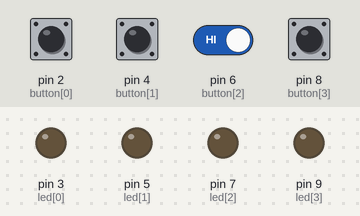
Recording of a sketch running on a simulated Arduino Uno, built with avr-gcc and run on an emulated ATmega328P. On the bench: output pins drawn as LEDs (lit = HIGH). Dashed ring = blinking. The test bench sets the inputs (shaded band); at power-on: pin 2 (button[0]), pin 4 (button[1]), pin 6 (button[2]), pin 8 (button[3]) HIGH. Random numbers use the default seed unless the sketch sets one.

Above: at 3.8 s.
3.9 s: pin 4 (button[1]) pulled LOW for 0.15 s
At 4.02 s:
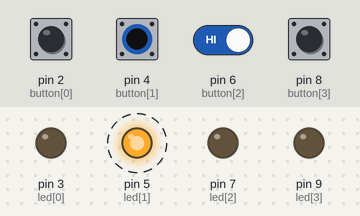
7.0 s: pin 4 (button[1]) pulled LOW for 1 s
At 7.4 s:
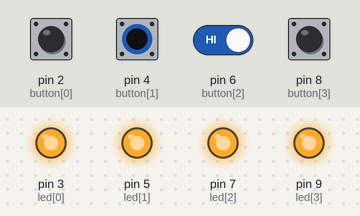
10.0 s: pin 2 (button[0]) pulled LOW for 1 s
At 13.35 s:
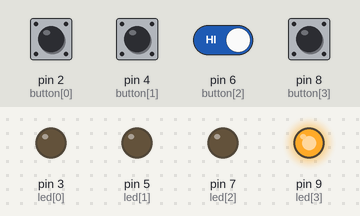
14.0 s: pin 2 (button[0]) pulled LOW for 0.15 s
17.1 s: pin 4 (button[1]) driven LOW and pin 6 (button[2]) driven LOW
Timing chart, 0 to 23.7 s (numbered marks = the images above; inputs shaded):
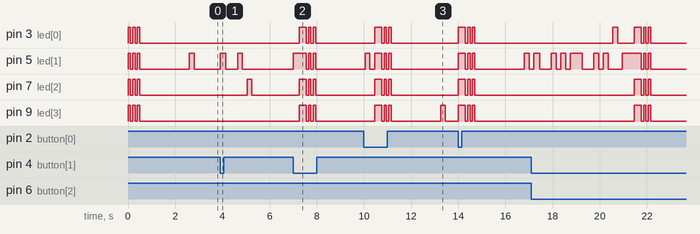

The sketch:

lightgame.ino
```cpp
//Katie Ferreol
//November 3 Arduino Project 1: LED Button Game
//Instructions: Press any button to start. Press the buttons in the sequence the program gives you. If you pass 7 rounds, you win!
//Make sure to press the desired pattern before 2 seconds runs out, or you'll lose the game!

//declaring boolean to trigger start of game
boolean start = false;

//declaring all int variables
int winningRounds = 7;
int patterns[15];
int noPress = 4;
int roundNum = 1;

//declaring time/long variables
long startTime = 0;
long timesUp = 2000;

//declaring arrays/pins that have specified parts
int button[] = {2, 4, 6, 8};
int led[] = {3, 5, 7, 9};

void setup() {
  //declaring buttons as input
  pinMode(button[0], INPUT_PULLUP);
  pinMode(button[1], INPUT_PULLUP);
  pinMode(button[2], INPUT_PULLUP);
  pinMode(button[3], INPUT_PULLUP);

  //declaring LED's as output of button
  pinMode(led[0], OUTPUT);
  pinMode(led[1], OUTPUT);
  pinMode(led[2], OUTPUT);
  pinMode(led[3], OUTPUT);
}

void loop() {

  //Indicates start of the game when program first loads
  if (start == false) {
    playerStart();
    roundNum = 0;
    delay(2000);
    start = true;
  }

  for (int i = 0; i <= roundNum; i++) {
    LEDon(patterns[i]);
    delay(200);
    LEDoff();
    delay(200);
  }

  for (int i = 0; i <= roundNum; i++) {
    startTime = millis();
    while (start == true) {
      noPress = buttonCheck();
      if (noPress < 4) {
        LEDon(noPress);
        if (noPress == patterns[i]) {
          delay(250);
          LEDoff();
          break;
        } else {
          playerLose();
          break;
        }

      } else {
        LEDoff();
      }

      //checking if player pressed button within time limit
      if (millis() - startTime > timesUp) {
        playerLose();
        break;
      }
    }
  }

  //indicates when player will win if they get through all the rounds
  if (start == true) {
    roundNum = roundNum + 1;
    if (roundNum >= winningRounds) {
      playerWin();
    }
    delay(500);
  }
}


void LEDon(int ledNumber) {
  digitalWrite(led[ledNumber], HIGH);
}

//turns LED's off
void LEDoff () {
  //turn all the LEDs off
  digitalWrite(led[0], LOW);
  digitalWrite(led[1], LOW);
  digitalWrite(led[2], LOW);
  digitalWrite(led[3], LOW);
}

//checking which button is pressed, and returns a value
int buttonCheck() {
  //check if any buttons are being pressed
  if (digitalRead(button[0]) == LOW) {
    return 0;
  } else if (digitalRead(button[1]) == LOW) {
    return 1;
  } else if (digitalRead(button[2]) == LOW) {
    return 2;
  } else if (digitalRead(button[3]) == LOW) {
    return 3;
  } else {
    //no button being pressed
    return 4;
  }
}

//player starting
void playerStart() {

  //randomize pattern of LED's in game
  for (int i = 0; i <= winningRounds; i++) {
    patterns[i] = round(random(0, 4));
  }

  //flash all LED's when game starts
  for (int i = 0; i <= 2; i++) {

    //turn all LED's on
    digitalWrite(led[0], HIGH);
    digitalWrite(led[1], HIGH);
    digitalWrite(led[2], HIGH);
    digitalWrite(led[3], HIGH);
    delay(100);

    //turn all LED's off
    digitalWrite(led[0], LOW);
    digitalWrite(led[1], LOW);
    digitalWrite(led[2], LOW);
    digitalWrite(led[3], LOW);
    delay(100);

  }
}


//player loss
void playerLose() {

  //turn all LED's on
  for (int i = 0; i <= 3; i++) {
    digitalWrite(led[i], HIGH);
  }

  //wait until a button is pressed, then start sequence again
  do {
    noPress = buttonCheck();
  } while (noPress > 3);
  delay(200);

  start = false;
}


//player win
void playerWin() {

  //turn all LED's on
  for (int i = 0; i <= 3; i++) {
    digitalWrite(led[i], HIGH);
  }

  //wait until a button is pressed, then start sequence again
  do {
    noPress = buttonCheck();
  } while (noPress > 3);
  delay(100);

  start = false;
}
```
